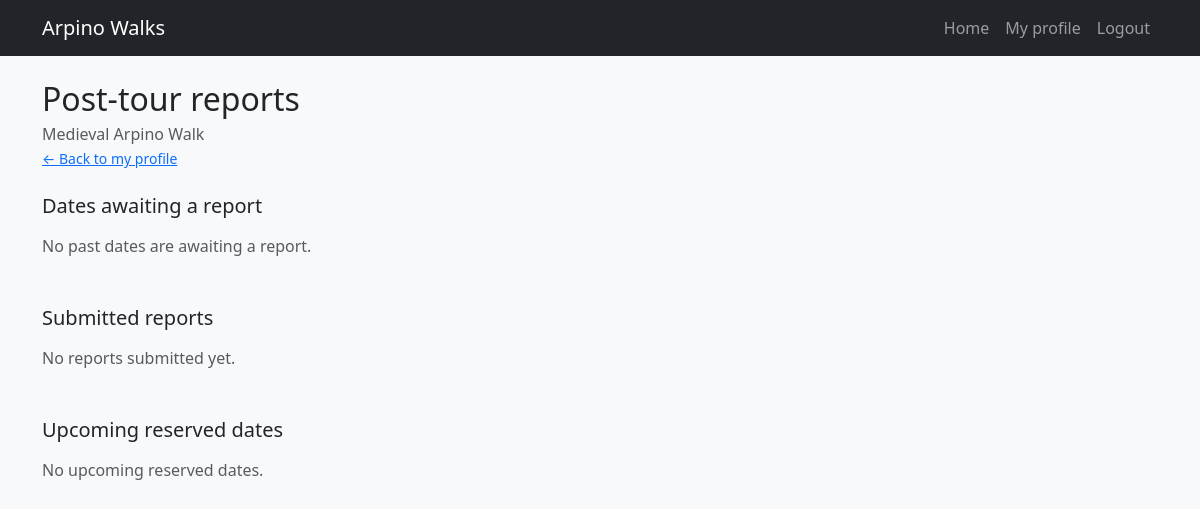
Before: /guide/tours/1/report (signed in) with the older database file.
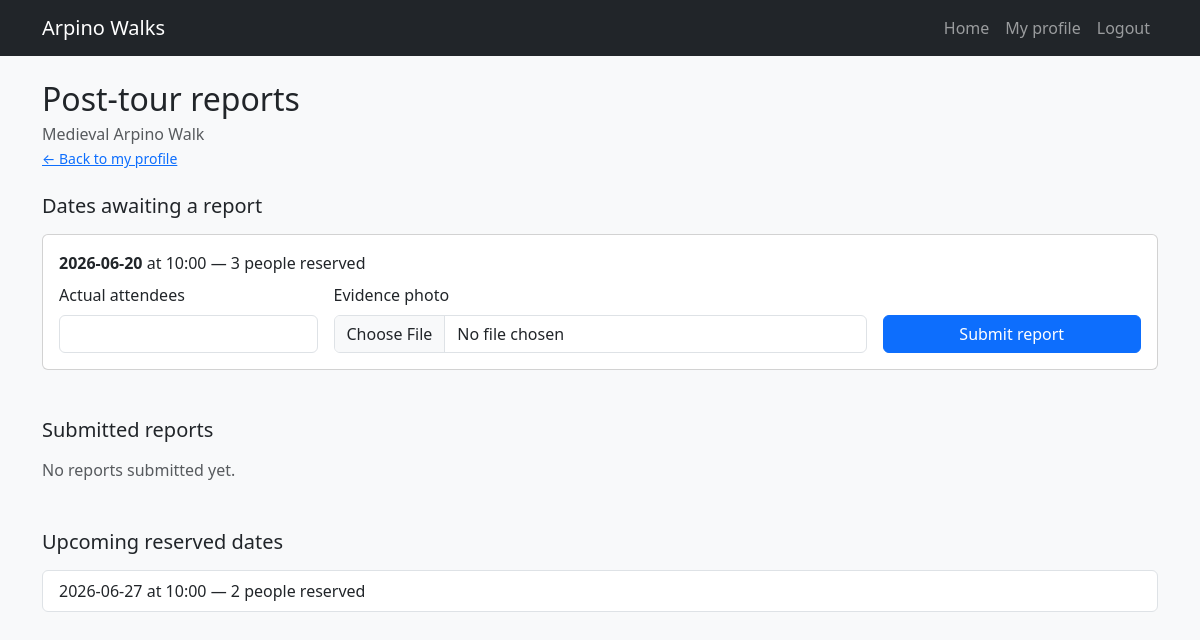
After: the same page with the newer database file.
### tables this page shows
CREATE TABLE reservations (
    id INTEGER PRIMARY KEY AUTOINCREMENT,
    participant_id INTEGER NOT NULL,
    tour_id INTEGER NOT NULL,
    tour_date TEXT NOT NULL,
    total_people INTEGER NOT NULL CHECK(total_people BETWEEN 1 AND 4),
    status TEXT NOT NULL CHECK(status IN ('active', 'cancelled')) DEFAULT 'active',
    created_at TEXT NOT NULL,
    cancelled_at TEXT,
    FOREIGN KEY (participant_id) REFERENCES users(id) ON DELETE CASCADE,
    FOREIGN KEY (tour_id) REFERENCES tours(id) ON DELETE CASCADE
);

CREATE TABLE tour_schedules (
    id INTEGER PRIMARY KEY AUTOINCREMENT,
    tour_id INTEGER NOT NULL,
    weekday INTEGER NOT NULL CHECK(weekday BETWEEN 0 AND 6),
    start_time TEXT NOT NULL,
    UNIQUE(tour_id, weekday),
    FOREIGN KEY (tour_id) REFERENCES tours(id) ON DELETE CASCADE
);

### app.py (the view, shortened to what this page needs)
@app.route("/guide/tours/<int:tour_id>/report", methods=["GET", "POST"])
@login_required
def tour_report(tour_id):
    redirect_response = auth_utils.require_role("guide")
    if redirect_response:
        return redirect_response
    tour = tour_dao.get_tour_by_id(tour_id)
    if tour is None or tour["guide_id"] != current_user.id:
        flash("You are not authorized to manage reports for this tour.", "danger")
        return redirect(url_for("guide_profile"))
    pending, reported, upcoming = _build_report_overview(tour_id)
    return render_template(
        "tour_report.html",
        tour=tour,
        pending=pending,
        reported=reported,
        upcoming=upcoming,
    )

### app.py (called while the page is built)
@login_manager.user_loader
def load_user(user_id):
    row = user_dao.get_user_by_id(user_id)
    return user_from_row(row)

def _build_report_overview(tour_id):
    reservation_rows = reservation_dao.get_active_reservations_with_participant(tour_id)
    grouped = reservation_utils.group_guide_reservations_by_date(reservation_rows)
    reports_by_date = {r["tour_date"]: r for r in tour_report_dao.get_reports_by_tour(tour_id)}
    pending, reported, upcoming = [], [], []
    for entry in grouped:
        is_past = reservation_utils.is_tour_date_past(entry["tour_date"], entry["start_time"])
        if not is_past:
            upcoming.append(entry)
        elif entry["tour_date"] in reports_by_date:
            entry = dict(entry)
            entry["report"] = reports_by_date[entry["tour_date"]]
            reported.append(entry)
        else:
            pending.append(entry)
    return pending, reported, upcoming

### dao/user_dao.py (called while the page is built)
def get_user_by_id(user_id):
    conn = get_connection()
    cur = conn.cursor()
    cur.execute("""
        SELECT *
        FROM users
        WHERE id = ?
    """, (user_id,))
    user = cur.fetchone()
    cur.close()
    conn.close()
    return user

### templates/tour_report.html (shortened to what this page needs)
{% extends "base.html" %}
{% block content %}
<section class="mb-4">
    <h1 class="h2 mb-1">Post-tour reports</h1>
    <p class="text-muted mb-0">{{ tour.title }}</p>
    <a href="{{ url_for('guide_profile') }}" class="small">&larr; Back to my profile</a>
</section>
<section class="mb-5">
    <h2 class="h5 mb-3">Dates awaiting a report</h2>
    {% if pending %}
        {% for d in pending %}
            <article class="card mb-3">
                <div class="card-body">
                    <p class="mb-2">
                        <strong>{{ d.tour_date }}</strong> at {{ d.start_time }} —
                        {{ d.total_people }} people reserved
                    </p>
                    <form method="POST" action="{{ url_for('tour_report', tour_id=tour.id) }}"
                          enctype="multipart/form-data" class="row g-3 align-items-end">
                        <div class="col-12 col-md-3">
                            <label for="attendees_{{ d.tour_date }}" class="form-label">Actual attendees</label>
                            <input type="number" class="form-control" id="attendees_{{ d.tour_date }}"
                                   name="actual_attendees" min="0" max="{{ d.total_people }}" required>
                        </div>
                        <div class="col-12 col-md-6">
                            <label for="photo_{{ d.tour_date }}" class="form-label">Evidence photo</label>
                            <input type="file" class="form-control" id="photo_{{ d.tour_date }}"
                                   name="evidence_photo" accept=".png,.jpg,.jpeg" required>
                        </div>
                        <div class="col-12 col-md-3 d-grid">
                            <button type="submit" class="btn btn-primary">Submit report</button>
                        </div>
                    </form>
                </div>
            </article>
        {% endfor %}
    {% else %}
        <p class="text-muted">No past dates are awaiting a report.</p>
    {% endif %}
</section>
<section class="mb-5">
    <h2 class="h5 mb-3">Submitted reports</h2>
    {% if reported %}
        <div class="table-responsive">
            <table class="table table-sm align-middle">
                <thead>
                    <tr><th>Date</th><th>Reserved</th><th>Attended</th><th>Evidence</th></tr>
                </thead>
                <tbody>
                    {% for d in reported %}
                        <tr>
                            <td>{{ d.tour_date }}</td>
                            <td>{{ d.total_people }}</td>
                            <td>{{ d.report.actual_attendees }}</td>
                            <td>
                                <a href="{{ url_for('static', filename=d.report.evidence_photo_path) }}" target="_blank">
                                    View photo
                                </a>
                            </td>
                        </tr>
                    {% endfor %}
                </tbody>
            </table>
        </div>
    {% else %}
        <p class="text-muted">No reports submitted yet.</p>
    {% endif %}
</section>
<section>
    <h2 class="h5 mb-3">Upcoming reserved dates</h2>
    {% if upcoming %}
        <ul class="list-group">
            {% for d in upcoming %}
                <li class="list-group-item">
                    {{ d.tour_date }} at {{ d.start_time }} — {{ d.total_people }} people reserved
                </li>
            {% endfor %}
        </ul>
    {% else %}
        <p class="text-muted">No upcoming reserved dates.</p>
    {% endif %}
</section>
{% endblock %}

Changed rows visible on the page:
added reservations: tour_date "2026-06-20", start_time "10:00", total_people "3", shown under "Dates awaiting a report"
added reservations: tour_date "2026-06-27", start_time "10:00", total_people "2", shown under "Upcoming reserved dates"
Other visible differences:
text no longer shown: "No past dates are awaiting a report. No upcoming reserved dates."
